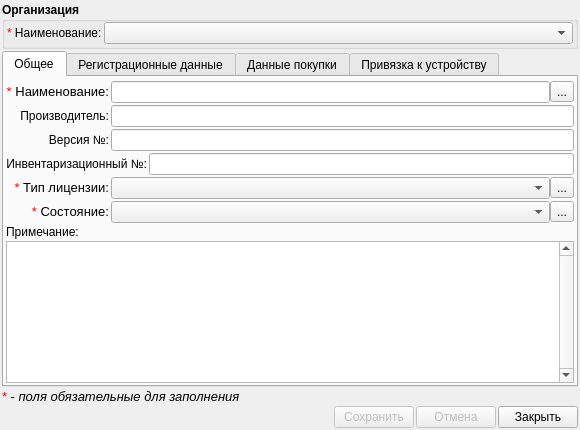
<?xml version="1.0" encoding="UTF-8"?>
<ui version="4.0">
 <class>AddEditLicense</class>
 <widget class="QDialog" name="AddEditLicense">
  <property name="geometry">
   <rect>
    <x>0</x>
    <y>0</y>
    <width>580</width>
    <height>430</height>
   </rect>
  </property>
  <property name="windowTitle">
   <string>Добавление лицензии</string>
  </property>
  <layout class="QVBoxLayout" name="verticalLayout_4">
   <property name="spacing">
    <number>2</number>
   </property>
   <property name="leftMargin">
    <number>2</number>
   </property>
   <property name="topMargin">
    <number>2</number>
   </property>
   <property name="rightMargin">
    <number>2</number>
   </property>
   <property name="bottomMargin">
    <number>2</number>
   </property>
   <item>
    <widget class="QGroupBox" name="orgGroupBox">
     <property name="font">
      <font>
       <weight>75</weight>
       <bold>true</bold>
      </font>
     </property>
     <property name="title">
      <string>Организация</string>
     </property>
     <layout class="QHBoxLayout" name="horizontalLayout_2">
      <property name="spacing">
       <number>2</number>
      </property>
      <property name="leftMargin">
       <number>2</number>
      </property>
      <property name="topMargin">
       <number>0</number>
      </property>
      <property name="rightMargin">
       <number>2</number>
      </property>
      <property name="bottomMargin">
       <number>2</number>
      </property>
      <item>
       <layout class="QHBoxLayout" name="horizontalLayout_6" stretch="0,1">
        <property name="spacing">
         <number>2</number>
        </property>
        <item>
         <widget class="QLabel" name="label_13">
          <property name="text">
           <string>&lt;!DOCTYPE HTML PUBLIC &quot;-//W3C//DTD HTML 4.0//EN&quot; &quot;http://www.w3.org/TR/REC-html40/strict.dtd&quot;&gt;
&lt;html&gt;&lt;head&gt;&lt;meta name=&quot;qrichtext&quot; content=&quot;1&quot; /&gt;&lt;style type=&quot;text/css&quot;&gt;
p, li { white-space: pre-wrap; }
&lt;/style&gt;&lt;/head&gt;&lt;body style=&quot; font-family:'Sans Serif'; font-size:9pt; font-weight:400; font-style:normal;&quot;&gt;
&lt;table style=&quot;-qt-table-type: root; margin-top:4px; margin-bottom:4px; margin-left:4px; margin-right:4px;&quot;&gt;
&lt;tr&gt;
&lt;td style=&quot;border: none;&quot;&gt;
&lt;p style=&quot; margin-top:0px; margin-bottom:0px; margin-left:0px; margin-right:0px; -qt-block-indent:0; text-indent:0px;&quot;&gt;&lt;span style=&quot; color:#ff0000;&quot;&gt;*&lt;/span&gt; Наименование:&lt;/p&gt;&lt;/td&gt;&lt;/tr&gt;&lt;/table&gt;&lt;/body&gt;&lt;/html&gt;</string>
          </property>
         </widget>
        </item>
        <item>
         <widget class="QComboBox" name="organization"/>
        </item>
       </layout>
      </item>
     </layout>
    </widget>
   </item>
   <item>
    <widget class="QTabWidget" name="dataTab">
     <property name="currentIndex">
      <number>0</number>
     </property>
     <widget class="QWidget" name="tab">
      <attribute name="title">
       <string>Общее</string>
      </attribute>
      <layout class="QGridLayout" name="gridLayout_2">
       <property name="leftMargin">
        <number>2</number>
       </property>
       <property name="topMargin">
        <number>4</number>
       </property>
       <property name="rightMargin">
        <number>2</number>
       </property>
       <property name="bottomMargin">
        <number>2</number>
       </property>
       <property name="spacing">
        <number>2</number>
       </property>
       <item row="0" column="0" colspan="2">
        <widget class="QLabel" name="label_7">
         <property name="text">
          <string>&lt;!DOCTYPE HTML PUBLIC &quot;-//W3C//DTD HTML 4.0//EN&quot; &quot;http://www.w3.org/TR/REC-html40/strict.dtd&quot;&gt;
&lt;html&gt;&lt;head&gt;&lt;meta name=&quot;qrichtext&quot; content=&quot;1&quot; /&gt;&lt;style type=&quot;text/css&quot;&gt;
p, li { white-space: pre-wrap; }
&lt;/style&gt;&lt;/head&gt;&lt;body style=&quot; font-family:'Sans Serif'; font-size:9pt; font-weight:400; font-style:normal;&quot;&gt;
&lt;table border=&quot;0&quot; style=&quot;-qt-table-type: root; margin-top:4px; margin-bottom:4px; margin-left:4px; margin-right:4px;&quot;&gt;
&lt;tr&gt;
&lt;td style=&quot;border: none;&quot;&gt;
&lt;p align=&quot;right&quot; style=&quot; margin-top:0px; margin-bottom:0px; margin-left:0px; margin-right:0px; -qt-block-indent:0; text-indent:0px;&quot;&gt;&lt;span style=&quot; font-family:'Ubuntu'; font-size:10pt; color:#ff0000;&quot;&gt;*&lt;/span&gt;&lt;span style=&quot; font-family:'Ubuntu'; font-size:10pt;&quot;&gt; Наименование:&lt;/span&gt;&lt;/p&gt;&lt;/td&gt;&lt;/tr&gt;&lt;/table&gt;&lt;/body&gt;&lt;/html&gt;</string>
         </property>
         <property name="alignment">
          <set>Qt::AlignRight|Qt::AlignTrailing|Qt::AlignVCenter</set>
         </property>
        </widget>
       </item>
       <item row="0" column="2" colspan="3">
        <layout class="QHBoxLayout" name="horizontalLayout_5">
         <property name="spacing">
          <number>0</number>
         </property>
         <item>
          <widget class="QLineEdit" name="namePO">
           <property name="readOnly">
            <bool>true</bool>
           </property>
          </widget>
         </item>
         <item>
          <widget class="QToolButton" name="buttonSelectPo">
           <property name="text">
            <string>...</string>
           </property>
           <property name="icon">
            <iconset resource="../icons.qrc">
             <normaloff>:/128x128/software/ico/software_128x128.png</normaloff>:/128x128/software/ico/software_128x128.png</iconset>
           </property>
          </widget>
         </item>
        </layout>
       </item>
       <item row="2" column="0" colspan="2">
        <widget class="QLabel" name="label_9">
         <property name="text">
          <string>Версия №:</string>
         </property>
         <property name="alignment">
          <set>Qt::AlignRight|Qt::AlignTrailing|Qt::AlignVCenter</set>
         </property>
        </widget>
       </item>
       <item row="2" column="2" colspan="3">
        <widget class="QLineEdit" name="versionN"/>
       </item>
       <item row="3" column="0" colspan="4">
        <widget class="QLabel" name="label_10">
         <property name="text">
          <string>Инвентаризационный №:</string>
         </property>
         <property name="alignment">
          <set>Qt::AlignRight|Qt::AlignTrailing|Qt::AlignVCenter</set>
         </property>
        </widget>
       </item>
       <item row="3" column="4">
        <widget class="QLineEdit" name="invN"/>
       </item>
       <item row="4" column="0" colspan="2">
        <widget class="QLabel" name="label_11">
         <property name="text">
          <string>&lt;!DOCTYPE HTML PUBLIC &quot;-//W3C//DTD HTML 4.0//EN&quot; &quot;http://www.w3.org/TR/REC-html40/strict.dtd&quot;&gt;
&lt;html&gt;&lt;head&gt;&lt;meta name=&quot;qrichtext&quot; content=&quot;1&quot; /&gt;&lt;style type=&quot;text/css&quot;&gt;
p, li { white-space: pre-wrap; }
&lt;/style&gt;&lt;/head&gt;&lt;body style=&quot; font-family:'Sans Serif'; font-size:9pt; font-weight:400; font-style:normal;&quot;&gt;
&lt;table border=&quot;0&quot; style=&quot;-qt-table-type: root; margin-top:4px; margin-bottom:4px; margin-left:4px; margin-right:4px;&quot;&gt;
&lt;tr&gt;
&lt;td style=&quot;border: none;&quot;&gt;
&lt;p align=&quot;right&quot; style=&quot; margin-top:0px; margin-bottom:0px; margin-left:0px; margin-right:0px; -qt-block-indent:0; text-indent:0px;&quot;&gt;&lt;span style=&quot; font-family:'Ubuntu'; font-size:10pt; color:#ff0000;&quot;&gt;*&lt;/span&gt;&lt;span style=&quot; font-family:'Ubuntu'; font-size:10pt;&quot;&gt; Тип лицензии:&lt;/span&gt;&lt;/p&gt;&lt;/td&gt;&lt;/tr&gt;&lt;/table&gt;&lt;/body&gt;&lt;/html&gt;</string>
         </property>
         <property name="alignment">
          <set>Qt::AlignRight|Qt::AlignTrailing|Qt::AlignVCenter</set>
         </property>
        </widget>
       </item>
       <item row="5" column="0" colspan="2">
        <widget class="QLabel" name="label_12">
         <property name="text">
          <string>&lt;!DOCTYPE HTML PUBLIC &quot;-//W3C//DTD HTML 4.0//EN&quot; &quot;http://www.w3.org/TR/REC-html40/strict.dtd&quot;&gt;
&lt;html&gt;&lt;head&gt;&lt;meta name=&quot;qrichtext&quot; content=&quot;1&quot; /&gt;&lt;style type=&quot;text/css&quot;&gt;
p, li { white-space: pre-wrap; }
&lt;/style&gt;&lt;/head&gt;&lt;body style=&quot; font-family:'Sans Serif'; font-size:9pt; font-weight:400; font-style:normal;&quot;&gt;
&lt;table border=&quot;0&quot; style=&quot;-qt-table-type: root; margin-top:4px; margin-bottom:4px; margin-left:4px; margin-right:4px;&quot;&gt;
&lt;tr&gt;
&lt;td style=&quot;border: none;&quot;&gt;
&lt;p align=&quot;right&quot; style=&quot; margin-top:0px; margin-bottom:0px; margin-left:0px; margin-right:0px; -qt-block-indent:0; text-indent:0px;&quot;&gt;&lt;span style=&quot; font-family:'Ubuntu'; font-size:10pt; color:#ff0000;&quot;&gt;*&lt;/span&gt;&lt;span style=&quot; font-family:'Ubuntu'; font-size:10pt;&quot;&gt; Состояние:&lt;/span&gt;&lt;/p&gt;&lt;/td&gt;&lt;/tr&gt;&lt;/table&gt;&lt;/body&gt;&lt;/html&gt;</string>
         </property>
         <property name="alignment">
          <set>Qt::AlignRight|Qt::AlignTrailing|Qt::AlignVCenter</set>
         </property>
        </widget>
       </item>
       <item row="6" column="0" colspan="5">
        <layout class="QFormLayout" name="formLayout">
         <property name="fieldGrowthPolicy">
          <enum>QFormLayout::AllNonFixedFieldsGrow</enum>
         </property>
         <item row="0" column="0">
          <widget class="QLabel" name="label_15">
           <property name="text">
            <string>Примечание:</string>
           </property>
          </widget>
         </item>
         <item row="1" column="0" colspan="2">
          <widget class="QTextEdit" name="note">
           <property name="verticalScrollBarPolicy">
            <enum>Qt::ScrollBarAlwaysOn</enum>
           </property>
          </widget>
         </item>
        </layout>
       </item>
       <item row="1" column="0" colspan="2">
        <widget class="QLabel" name="label_8">
         <property name="text">
          <string>Производитель:</string>
         </property>
         <property name="alignment">
          <set>Qt::AlignRight|Qt::AlignTrailing|Qt::AlignVCenter</set>
         </property>
        </widget>
       </item>
       <item row="4" column="2" colspan="3">
        <layout class="QHBoxLayout" name="horizontalLayout_7">
         <property name="spacing">
          <number>0</number>
         </property>
         <item>
          <widget class="QComboBox" name="typeLic"/>
         </item>
         <item>
          <widget class="QToolButton" name="buttonEditTypeLic">
           <property name="text">
            <string>...</string>
           </property>
           <property name="icon">
            <iconset resource="../icons.qrc">
             <normaloff>:/16x16/book/ico/book_open_16x16.png</normaloff>:/16x16/book/ico/book_open_16x16.png</iconset>
           </property>
          </widget>
         </item>
        </layout>
       </item>
       <item row="5" column="2" colspan="3">
        <layout class="QHBoxLayout" name="horizontalLayout_9">
         <property name="spacing">
          <number>0</number>
         </property>
         <item>
          <widget class="QComboBox" name="stateLic"/>
         </item>
         <item>
          <widget class="QToolButton" name="buttonEditStateLic">
           <property name="text">
            <string>...</string>
           </property>
           <property name="icon">
            <iconset resource="../icons.qrc">
             <normaloff>:/16x16/book/ico/book_open_16x16.png</normaloff>:/16x16/book/ico/book_open_16x16.png</iconset>
           </property>
          </widget>
         </item>
        </layout>
       </item>
       <item row="1" column="2" colspan="3">
        <widget class="QLineEdit" name="nameProd">
         <property name="readOnly">
          <bool>true</bool>
         </property>
        </widget>
       </item>
      </layout>
     </widget>
     <widget class="QWidget" name="tab_2">
      <attribute name="title">
       <string>Регистрационные данные</string>
      </attribute>
      <layout class="QVBoxLayout" name="verticalLayout_2">
       <item>
        <layout class="QGridLayout" name="gridLayout_3">
         <item row="0" column="0" colspan="2">
          <widget class="QLabel" name="label">
           <property name="text">
            <string>Регистрационное Имя:</string>
           </property>
           <property name="alignment">
            <set>Qt::AlignRight|Qt::AlignTrailing|Qt::AlignVCenter</set>
           </property>
          </widget>
         </item>
         <item row="0" column="2" colspan="4">
          <widget class="QLineEdit" name="regName"/>
         </item>
         <item row="1" column="0" colspan="2">
          <widget class="QLabel" name="label_2">
           <property name="text">
            <string>Регистрационный Ключ:</string>
           </property>
           <property name="alignment">
            <set>Qt::AlignRight|Qt::AlignTrailing|Qt::AlignVCenter</set>
           </property>
          </widget>
         </item>
         <item row="1" column="2" colspan="4">
          <widget class="QLineEdit" name="regKey"/>
         </item>
         <item row="2" column="0" colspan="2">
          <widget class="QLabel" name="label_4">
           <property name="text">
            <string>E-Mail:</string>
           </property>
           <property name="alignment">
            <set>Qt::AlignRight|Qt::AlignTrailing|Qt::AlignVCenter</set>
           </property>
          </widget>
         </item>
         <item row="3" column="0" colspan="2">
          <widget class="QLabel" name="label_3">
           <property name="text">
            <string>Колличество лицензий:</string>
           </property>
           <property name="alignment">
            <set>Qt::AlignRight|Qt::AlignTrailing|Qt::AlignVCenter</set>
           </property>
          </widget>
         </item>
         <item row="3" column="2" colspan="4">
          <widget class="QSpinBox" name="kolLic">
           <property name="maximum">
            <number>999999</number>
           </property>
          </widget>
         </item>
         <item row="4" column="0" colspan="2">
          <widget class="QCheckBox" name="checkDateEndLic">
           <property name="layoutDirection">
            <enum>Qt::RightToLeft</enum>
           </property>
           <property name="text">
            <string>Дата истечения лицензии:</string>
           </property>
          </widget>
         </item>
         <item row="4" column="2" colspan="4">
          <widget class="QDateEdit" name="dateEndLic">
           <property name="enabled">
            <bool>false</bool>
           </property>
           <property name="displayFormat">
            <string>dd.MM.yyyy</string>
           </property>
           <property name="calendarPopup">
            <bool>true</bool>
           </property>
          </widget>
         </item>
         <item row="2" column="2" colspan="4">
          <widget class="QLineEdit" name="regEmail"/>
         </item>
         <item row="5" column="2">
          <spacer name="horizontalSpacer_2">
           <property name="orientation">
            <enum>Qt::Horizontal</enum>
           </property>
           <property name="sizeHint" stdset="0">
            <size>
             <width>40</width>
             <height>20</height>
            </size>
           </property>
          </spacer>
         </item>
        </layout>
       </item>
       <item>
        <spacer name="verticalSpacer">
         <property name="orientation">
          <enum>Qt::Vertical</enum>
         </property>
         <property name="sizeHint" stdset="0">
          <size>
           <width>20</width>
           <height>212</height>
          </size>
         </property>
        </spacer>
       </item>
      </layout>
     </widget>
     <widget class="QWidget" name="tab_3">
      <attribute name="title">
       <string>Данные покупки</string>
      </attribute>
      <layout class="QVBoxLayout" name="verticalLayout_3">
       <item>
        <layout class="QFormLayout" name="formLayout_2">
         <property name="fieldGrowthPolicy">
          <enum>QFormLayout::AllNonFixedFieldsGrow</enum>
         </property>
         <property name="labelAlignment">
          <set>Qt::AlignRight|Qt::AlignTrailing|Qt::AlignVCenter</set>
         </property>
         <item row="0" column="0">
          <widget class="QLabel" name="label_6">
           <property name="text">
            <string>Поставщик:</string>
           </property>
           <property name="alignment">
            <set>Qt::AlignRight|Qt::AlignTrailing|Qt::AlignVCenter</set>
           </property>
          </widget>
         </item>
         <item row="0" column="1">
          <layout class="QHBoxLayout" name="horizontalLayout">
           <property name="spacing">
            <number>0</number>
           </property>
           <item>
            <widget class="QComboBox" name="prov"/>
           </item>
           <item>
            <widget class="QToolButton" name="buttonEditProv">
             <property name="text">
              <string>...</string>
             </property>
             <property name="icon">
              <iconset resource="../icons.qrc">
               <normaloff>:/128x128/providers/ico/providers_128x128.png</normaloff>:/128x128/providers/ico/providers_128x128.png</iconset>
             </property>
            </widget>
           </item>
          </layout>
         </item>
         <item row="1" column="0">
          <widget class="QCheckBox" name="checkDatePurchase">
           <property name="layoutDirection">
            <enum>Qt::RightToLeft</enum>
           </property>
           <property name="text">
            <string>Дата покупки:</string>
           </property>
          </widget>
         </item>
         <item row="1" column="1">
          <widget class="QDateEdit" name="datePurchase">
           <property name="enabled">
            <bool>false</bool>
           </property>
           <property name="displayFormat">
            <string>dd.MM.yyyy</string>
           </property>
           <property name="calendarPopup">
            <bool>true</bool>
           </property>
          </widget>
         </item>
         <item row="2" column="0">
          <widget class="QLabel" name="label_16">
           <property name="text">
            <string>Стоимость:</string>
           </property>
           <property name="alignment">
            <set>Qt::AlignRight|Qt::AlignTrailing|Qt::AlignVCenter</set>
           </property>
          </widget>
         </item>
         <item row="2" column="1">
          <widget class="QDoubleSpinBox" name="price">
           <property name="maximum">
            <double>99999999.989999994635582</double>
           </property>
          </widget>
         </item>
        </layout>
       </item>
       <item>
        <spacer name="verticalSpacer_2">
         <property name="orientation">
          <enum>Qt::Vertical</enum>
         </property>
         <property name="sizeHint" stdset="0">
          <size>
           <width>20</width>
           <height>274</height>
          </size>
         </property>
        </spacer>
       </item>
      </layout>
     </widget>
     <widget class="QWidget" name="tab_4">
      <attribute name="title">
       <string>Привязка к устройству</string>
      </attribute>
      <layout class="QVBoxLayout" name="verticalLayout">
       <property name="spacing">
        <number>2</number>
       </property>
       <property name="leftMargin">
        <number>2</number>
       </property>
       <property name="topMargin">
        <number>2</number>
       </property>
       <property name="rightMargin">
        <number>2</number>
       </property>
       <property name="bottomMargin">
        <number>2</number>
       </property>
       <item>
        <widget class="QTreeView" name="deviceView">
         <property name="editTriggers">
          <set>QAbstractItemView::NoEditTriggers</set>
         </property>
         <property name="alternatingRowColors">
          <bool>true</bool>
         </property>
         <property name="selectionMode">
          <enum>QAbstractItemView::SingleSelection</enum>
         </property>
         <property name="rootIsDecorated">
          <bool>false</bool>
         </property>
         <property name="sortingEnabled">
          <bool>true</bool>
         </property>
         <property name="allColumnsShowFocus">
          <bool>true</bool>
         </property>
        </widget>
       </item>
       <item>
        <layout class="QHBoxLayout" name="horizontalLayout_3">
         <property name="spacing">
          <number>2</number>
         </property>
         <item>
          <widget class="QPushButton" name="selectDeviceButton">
           <property name="text">
            <string>Выбрать устройство</string>
           </property>
           <property name="icon">
            <iconset resource="../icons.qrc">
             <normaloff>:/24x24/select/ico/selectall_24x24.png</normaloff>:/24x24/select/ico/selectall_24x24.png</iconset>
           </property>
          </widget>
         </item>
         <item>
          <widget class="QPushButton" name="delDeviceButton">
           <property name="enabled">
            <bool>false</bool>
           </property>
           <property name="text">
            <string>Удалить привязку</string>
           </property>
           <property name="icon">
            <iconset resource="../icons.qrc">
             <normaloff>:/16x16/cancelDel/ico/del_16x16.png</normaloff>:/16x16/cancelDel/ico/del_16x16.png</iconset>
           </property>
          </widget>
         </item>
         <item>
          <spacer name="horizontalSpacer_3">
           <property name="orientation">
            <enum>Qt::Horizontal</enum>
           </property>
           <property name="sizeHint" stdset="0">
            <size>
             <width>40</width>
             <height>20</height>
            </size>
           </property>
          </spacer>
         </item>
        </layout>
       </item>
      </layout>
     </widget>
    </widget>
   </item>
   <item>
    <widget class="QLabel" name="label_17">
     <property name="text">
      <string>&lt;!DOCTYPE HTML PUBLIC &quot;-//W3C//DTD HTML 4.0//EN&quot; &quot;http://www.w3.org/TR/REC-html40/strict.dtd&quot;&gt;
&lt;html&gt;&lt;head&gt;&lt;meta name=&quot;qrichtext&quot; content=&quot;1&quot; /&gt;&lt;style type=&quot;text/css&quot;&gt;
p, li { white-space: pre-wrap; }
&lt;/style&gt;&lt;/head&gt;&lt;body style=&quot; font-family:'Ubuntu'; font-size:10pt; font-weight:400; font-style:normal;&quot;&gt;
&lt;table style=&quot;-qt-table-type: root; margin-top:4px; margin-bottom:4px; margin-left:4px; margin-right:4px;&quot;&gt;
&lt;tr&gt;
&lt;td style=&quot;border: none;&quot;&gt;
&lt;p style=&quot; margin-top:0px; margin-bottom:0px; margin-left:0px; margin-right:0px; -qt-block-indent:0; text-indent:0px;&quot;&gt;&lt;span style=&quot; color:#ff0000;&quot;&gt;*&lt;/span&gt; - &lt;span style=&quot; font-style:italic;&quot;&gt;поля обязательные для заполнения&lt;/span&gt;&lt;/p&gt;&lt;/td&gt;&lt;/tr&gt;&lt;/table&gt;&lt;/body&gt;&lt;/html&gt;</string>
     </property>
    </widget>
   </item>
   <item>
    <layout class="QHBoxLayout" name="horizontalLayout_10">
     <item>
      <spacer name="horizontalSpacer">
       <property name="orientation">
        <enum>Qt::Horizontal</enum>
       </property>
       <property name="sizeHint" stdset="0">
        <size>
         <width>40</width>
         <height>20</height>
        </size>
       </property>
      </spacer>
     </item>
     <item>
      <widget class="QPushButton" name="buttonSave">
       <property name="enabled">
        <bool>false</bool>
       </property>
       <property name="text">
        <string>Сохранить</string>
       </property>
       <property name="icon">
        <iconset resource="../icons.qrc">
         <normaloff>:/16x16/save/ico/filesaveas_16x16.png</normaloff>:/16x16/save/ico/filesaveas_16x16.png</iconset>
       </property>
      </widget>
     </item>
     <item>
      <widget class="QPushButton" name="buttonRevert">
       <property name="enabled">
        <bool>false</bool>
       </property>
       <property name="text">
        <string>Отмена</string>
       </property>
       <property name="icon">
        <iconset resource="../icons.qrc">
         <normaloff>:/16x16/revert/ico/revert_save_16x16.png</normaloff>:/16x16/revert/ico/revert_save_16x16.png</iconset>
       </property>
      </widget>
     </item>
     <item>
      <widget class="QPushButton" name="buttonClose">
       <property name="text">
        <string>Закрыть</string>
       </property>
       <property name="icon">
        <iconset resource="../icons.qrc">
         <normaloff>:/16x16/cancelDel/ico/button_cancel_16x16 (1).png</normaloff>:/16x16/cancelDel/ico/button_cancel_16x16 (1).png</iconset>
       </property>
      </widget>
     </item>
    </layout>
   </item>
  </layout>
 </widget>
 <resources>
  <include location="../icons.qrc"/>
 </resources>
 <connections>
  <connection>
   <sender>buttonClose</sender>
   <signal>clicked()</signal>
   <receiver>AddEditLicense</receiver>
   <slot>close()</slot>
   <hints>
    <hint type="sourcelabel">
     <x>576</x>
     <y>426</y>
    </hint>
    <hint type="destinationlabel">
     <x>33</x>
     <y>429</y>
    </hint>
   </hints>
  </connection>
 </connections>
</ui>
